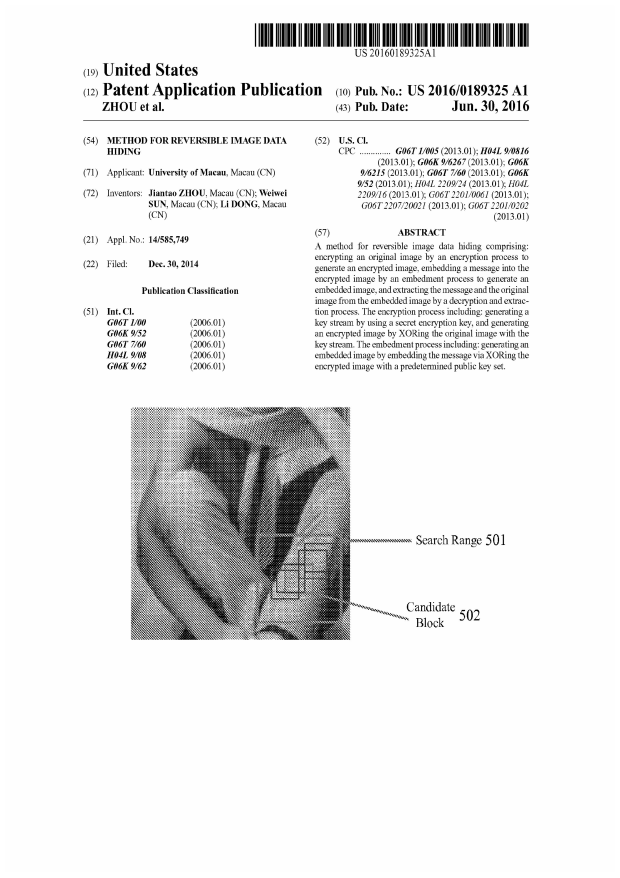
#> input picture AllData/certificate/美国专利证.png, 2480 x 3509 px, given as the content of the folder results/eval_watermark/ti_a×b/ti, which was not available (shown at 1/4 size)
$ python csr_watermark_test_batch.py
#> lines starting #> are read from the running program, lines starting #| are printed output that depends on the picture; after the words box and inside, x2 and y2 are one past the last pixel; in counts of white or black regions, pixels touching at a corner belong together; long printed decimals are rounded; pictures that were not available may be replaced by others from this repository, and a replacement may not be noted
### CSR/csr_watermark.py
"""
Camera Shooting Resilient (CSR) Watermarking Scheme for Underpainting Documents
Based on: Fang et al., IEEE TCSVT 2020

文字检测阈值应根据背景灰度动态调整，正确实现对角补偿方法以提高文字遮挡区域的提取准确率
"""

import numpy as np
import cv2
from scipy.fft import dct, idct
from typing import Tuple
import os


def dct2(block: np.ndarray) -> np.ndarray:
    """2D DCT"""
    return dct(dct(block.T, norm='ortho').T, norm='ortho')

def idct2(block: np.ndarray) -> np.ndarray:
    """2D IDCT"""
    return idct(idct(block.T, norm='ortho').T, norm='ortho')


class CSRWatermark:
    """
    Camera Shooting Resilient Watermark System
    """


    def __init__(self,
                 embedding_strength: float = 50.0,
                 block_size: int = 16,
                 watermark_rows: int = 16,
                 watermark_cols: int = 8,
                 underpainting_color: Tuple[int, int, int] = (199, 237, 204)):
        self.r = embedding_strength
        self.block_size = block_size
        self.a = watermark_rows
        self.b = watermark_cols
        self.c1_pos = (4, 5)
        self.c2_pos = (5, 4)
        self.underpainting_color = underpainting_color
        self.capacity = self.a * self.b
        self.unit_height = self.a * self.block_size
        self.unit_width = self.b * self.block_size

    def _embed_bit_in_block(self, block: np.ndarray, bit: int) -> np.ndarray:
        """Embed single bit using DCT coefficient exchange (Eq. 3)"""
        block_float = block.astype(np.float64)
        dct_block = dct2(block_float)

        if bit == 0:
            dct_block[self.c1_pos] = self.r
            dct_block[self.c2_pos] = -self.r
        else:
            dct_block[self.c1_pos] = -self.r
            dct_block[self.c2_pos] = self.r

        embedded_block = idct2(dct_block)
        return np.clip(embedded_block, 0, 255).astype(np.uint8)

    def _extract_bit_from_block(self, block: np.ndarray) -> int:
        """Extract single bit using DCT coefficient comparison (Eq. 24)"""
        if block.shape[0] != self.block_size or block.shape[1] != self.block_size:
            block = cv2.resize(block, (self.block_size, self.block_size),
                              interpolation=cv2.INTER_LINEAR)

        block_float = block.astype(np.float64)
        dct_block = dct2(block_float)

        C1 = dct_block[self.c1_pos]
        C2 = dct_block[self.c2_pos]

        return 0 if C1 >= C2 else 1

    def embed(self, watermark_bits: np.ndarray, add_noise: bool = False) -> Tuple[np.ndarray, np.ndarray]:
        """Embed watermark into underpainting"""
        bits = np.zeros(self.capacity, dtype=np.int8)
        length = min(len(watermark_bits), self.capacity)
        bits[:length] = watermark_bits[:length]

        W = bits.reshape((self.b, self.a)).T

        base_value = 180
        underpainting = np.ones((self.unit_height, self.unit_width), dtype=np.uint8) * base_value

        if add_noise:
            noise = np.random.normal(0, 2, underpainting.shape)
            underpainting = np.clip(underpainting.astype(np.float64) + noise, 0, 255).astype(np.uint8)

        for i in range(self.a):
            for j in range(self.b):
                y1, y2 = i * self.block_size, (i + 1) * self.block_size
                x1, x2 = j * self.block_size, (j + 1) * self.block_size

                block = underpainting[y1:y2, x1:x2].copy()
                embedded = self._embed_bit_in_block(block, W[i, j])
                underpainting[y1:y2, x1:x2] = embedded

        return underpainting, W

    # [23 lines left out: function extract, not called in this run]

    def apply_flip(self, underpainting: np.ndarray) -> np.ndarray:
        """Apply flip arrangement (Eq. 4)"""
        P = underpainting
        P_h = np.fliplr(P)
        P_v = np.flipud(P)
        P_hv = np.flipud(np.fliplr(P))

        top = np.hstack([P, P_h])
        bottom = np.hstack([P_v, P_hv])
        return np.vstack([top, bottom])

    # [5 lines left out: function extract_from_flipped, not called in this run]

    def colorize(self, gray_img: np.ndarray) -> np.ndarray:
        """Convert grayscale to colored"""
        if len(gray_img.shape) == 3:
            gray_img = cv2.cvtColor(gray_img, cv2.COLOR_BGR2GRAY)
        h, w = gray_img.shape
        colored = np.zeros((h, w, 3), dtype=np.uint8)

        for c in range(3):
            colored[:, :, c] = np.clip(
                gray_img.astype(np.float64) * self.underpainting_color[c] / 255,
                0, 255
            ).astype(np.uint8)

        return colored

    def apply_to_document(self,
                          document: np.ndarray,
                          watermark_bits: np.ndarray) -> Tuple[np.ndarray, np.ndarray, np.ndarray]:
        """Apply watermark to document"""
        h, w = document.shape[:2]

        underpainting, W = self.embed(watermark_bits, add_noise=False)
        flipped = self.apply_flip(underpainting)

        fh, fw = flipped.shape
        tiles_y = (h // fh) + 2
        tiles_x = (w // fw) + 2
        tiled = np.tile(flipped, (tiles_y, tiles_x))[:h, :w]

        colored_bg = self.colorize(tiled)

        if len(document.shape) == 3:
            doc_gray = cv2.cvtColor(document, cv2.COLOR_BGR2GRAY)
        else:
            doc_gray = document.copy()

        _, text_mask = cv2.threshold(doc_gray, 200, 255, cv2.THRESH_BINARY)

        result = colored_bg.copy()
        text_pixels = text_mask == 0
        result[text_pixels] = [0, 0, 0]

        return result, underpainting, W

    # [27 lines left out: function _diagonal_compensate, not called in this run]

    def extract_from_document(self,
                              document: np.ndarray,
                              avoid_text: bool = True) -> Tuple[np.ndarray, np.ndarray]:
        """
        从文档中提取水印，使用对角补偿处理文字区域

        论文 Section IV-E, Figure 14, Eq. 23
        """
        if len(document.shape) == 3:
            gray = cv2.cvtColor(document, cv2.COLOR_BGR2GRAY)
        else:
            gray = document.copy()

        h, w = gray.shape
        fh = self.unit_height * 2
        fw = self.unit_width * 2

        # 取第一个完整的翻转单元
        region = gray[:fh, :fw]
        watermark_region = region[:fh//2, :fw//2]

        if not avoid_text:
            return self.extract(watermark_region)

        # 关键：动态计算文字检测阈值
        # 背景是彩色底纹（灰度约140-160），文字是黑色（0）
        # 使用阈值 = 背景均值的一半
        bg_estimate = np.percentile(watermark_region, 75)  # 取75%分位数作为背景估计
        text_threshold = bg_estimate / 2

        _, text_mask = cv2.threshold(watermark_region, text_threshold, 255, cv2.THRESH_BINARY)

        W = np.zeros((self.a, self.b), dtype=np.int8)

        for i in range(self.a):
            for j in range(self.b):
                y1, y2 = i * self.block_size, (i + 1) * self.block_size
                x1, x2 = j * self.block_size, (j + 1) * self.block_size

                block = watermark_region[y1:y2, x1:x2]
                mask = text_mask[y1:y2, x1:x2]

                text_ratio = np.sum(mask < 128) / mask.size

                if text_ratio > 0.05:  # 超过5%是文字，需要补偿
                    compensated = self._diagonal_compensate(block, mask)
                    W[i, j] = self._extract_bit_from_block(compensated)
                else:
                    W[i, j] = self._extract_bit_from_block(block)

        bits = W.T.flatten()
        return bits, W


def message_to_bits(message: str) -> np.ndarray:
    """Convert string to binary array"""
    bits = []
    for char in message:
        bits.extend([int(b) for b in format(ord(char), '08b')])
    return np.array(bits, dtype=np.int8)


def bits_to_message(bits: np.ndarray) -> str:
    """Convert binary array to string"""
    chars = []
    for i in range(0, len(bits) - 7, 8):
        byte = bits[i:i+8]
        char_code = int(''.join(map(str, byte)), 2)
        if 32 <= char_code <= 126:
            chars.append(chr(char_code))
    return ''.join(chars)


def compute_ber(original: np.ndarray, extracted: np.ndarray) -> Tuple[float, int]:
    """Compute Bit Error Rate"""
    min_len = min(len(original), len(extracted))
    if min_len == 0:
        return 1.0, min_len
    errors = np.sum(original[:min_len] != extracted[:min_len])
    return errors / min_len, int(errors)


# [71 lines left out: function run_tests, not called in this run]


# [2 lines that do not run on import are left out]

### CSR/csr_watermark_test_batch.py
"""
Batch CSR watermarking and extraction for text images using
"Test 4: document (with diagonal compensation)" workflow.
"""

import argparse
import csv
import os
from typing import List, Tuple

import cv2
import numpy as np

from csr_watermark import CSRWatermark, bits_to_message, compute_ber, message_to_bits


def collect_images(input_dir: str) -> List[str]:
    exts = (".png", ".jpg", ".jpeg", ".bmp", ".tif", ".tiff")
    files = []
    for name in os.listdir(input_dir):
        if name.lower().endswith(exts):
            files.append(os.path.join(input_dir, name))
    files.sort()
    return files


def ensure_dir(path: str) -> None:
    os.makedirs(path, exist_ok=True)


def build_payload_bits(message: str, capacity: int) -> np.ndarray:
    bits = message_to_bits(message)
    if len(bits) < capacity:
        bits = np.concatenate([bits, np.zeros(capacity - len(bits), dtype=np.int8)])
    else:
        bits = bits[:capacity]
    return bits


def run_batch(
    input_dir: str,
    output_dir: str,
    message: str,
    embedding_strength: float,
    save_extracted_preview: bool,
) -> Tuple[int, float, float]:
    csrw = CSRWatermark(embedding_strength=embedding_strength)
    original_bits = build_payload_bits(message, csrw.capacity)

    watermarked_dir = os.path.join(output_dir, "watermarked")
    preview_dir = os.path.join(output_dir, "extracted_preview")
    ensure_dir(output_dir)
    ensure_dir(watermarked_dir)
    if save_extracted_preview:
        ensure_dir(preview_dir)

    image_paths = collect_images(input_dir)
    if not image_paths:
        raise FileNotFoundError(f"No images found in: {input_dir}")

    csv_path = os.path.join(output_dir, "extract_report.csv")
    total_errors = 0
    total_bits = 0
    accuracy_list = []

    with open(csv_path, "w", newline="", encoding="utf-8") as f:
        writer = csv.writer(f)
        writer.writerow([
            "image",
            "bit_errors",
            "bit_length",
            "ber",
            "accuracy_percent",
            "decoded_message",
        ])

        for idx, image_path in enumerate(image_paths, start=1):
            image_name = os.path.basename(image_path)
            image = cv2.imread(image_path)
            if image is None:
                print(f"[{idx}/{len(image_paths)}] Skip unreadable image: {image_name}")
                continue

            # Test 4 workflow: apply watermark to document and extract with diagonal compensation.
            watermarked_doc, _, _ = csrw.apply_to_document(image, original_bits)

            watermarked_path = os.path.join(watermarked_dir, image_name)
            cv2.imwrite(watermarked_path, watermarked_doc)

            loaded_doc = cv2.imread(watermarked_path)
            extracted_bits, _ = csrw.extract_from_document(loaded_doc, avoid_text=True)

            ber, errors = compute_ber(original_bits, extracted_bits)
            decoded = bits_to_message(extracted_bits)
            valid_len = min(len(original_bits), len(extracted_bits))
            accuracy = (1.0 - ber) * 100.0 if valid_len > 0 else 0.0

            total_errors += errors
            total_bits += valid_len
            accuracy_list.append(accuracy)

            if save_extracted_preview:
                # Save the resized extraction area for quick inspection.
                gray = cv2.cvtColor(loaded_doc, cv2.COLOR_BGR2GRAY)
                fh = csrw.unit_height * 2
                fw = csrw.unit_width * 2
                region = gray[:fh, :fw]
                preview = region[: fh // 2, : fw // 2]
                cv2.imwrite(os.path.join(preview_dir, image_name), preview)

            writer.writerow([
                image_name,
                errors,
                valid_len,
                f"{ber:.6f}",
                f"{accuracy:.2f}",
                decoded,
            ])

            print(
                f"[{idx}/{len(image_paths)}] {image_name}: errors={errors}/{valid_len}, "
                f"BER={ber:.6f}, acc={accuracy:.2f}%"
            )

    avg_ber = (total_errors / total_bits) if total_bits > 0 else 1.0
    avg_acc = (sum(accuracy_list) / len(accuracy_list)) if accuracy_list else 0.0

    print("\nBatch finished")
    print(f"Input dir: {input_dir}")
    print(f"Output dir: {output_dir}")
    print(f"Processed images: {len(accuracy_list)} / {len(image_paths)}")
    print(f"Total errors: {total_errors} / {total_bits}")
    print(f"Average BER: {avg_ber:.6f}")
    print(f"Average Accuracy: {avg_acc:.2f}%")
    print(f"CSV report: {csv_path}")

    return len(accuracy_list), avg_ber, avg_acc


def parse_args() -> argparse.Namespace:
    parser = argparse.ArgumentParser(
        description="Batch CSR watermarking/extraction for ti_a×b/ti using Test 4 method."
    )
    parser.add_argument(
        "--input-dir",
        default="results/eval_watermark/ti_a×b/ti",
        help="Input folder containing text images.",
    )
    parser.add_argument(
        "--output-dir",
        default="results/eval_watermark/ti_a×b/ti_csr",
        help="Output folder for watermarked images and extraction report.",
    )
    parser.add_argument(
        "--message",
        default="3354421163338888",
        help="Watermark message string.",
    )
    parser.add_argument(
        "--embedding-strength",
        type=float,
        default=30.0,
        help="DCT embedding strength r.",
    )
    parser.add_argument(
        "--save-extracted-preview",
        action="store_true",
        help="Whether to save extracted watermark region previews.",
    )
    return parser.parse_args()


def main() -> None:
    args = parse_args()
    run_batch(
        input_dir=args.input_dir,
        output_dir=args.output_dir,
        message=args.message,
        embedding_strength=args.embedding_strength,
        save_extracted_preview=args.save_extracted_preview,
    )
#> in run_batch, image is the input picture: shape (3509, 2480, 3); min 0, max 255, mean 234.1
#> in apply_to_document, `tiled = np.tile(flipped, (tiles_y, tiles_x))[:h, :w]`:
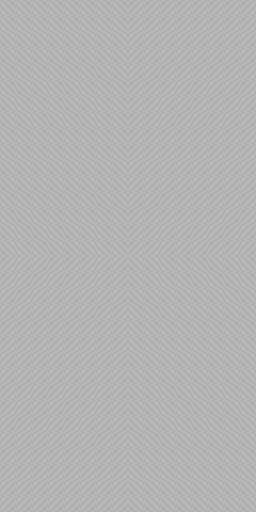
#> flipped: shape (512, 256); min 173, max 186, mean 179.5
#> after the loop in colorize, `for c in range(3):`:
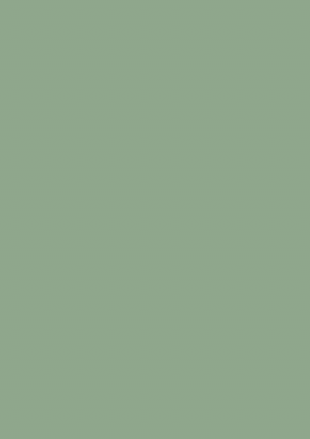
#> colored: shape (3509, 2480, 3) (shown at 1/8 size); mean of channels 0, 1, 2 139.7, 166.5, 143.2; drawn as B, G, R
#> in apply_to_document, `colored_bg = self.colorize(tiled)`:
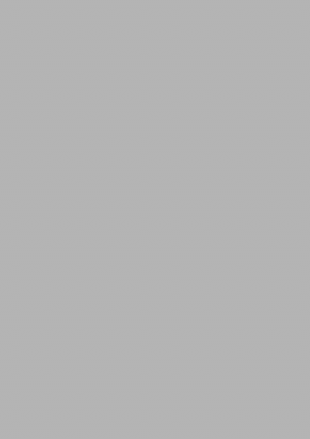
#> tiled: shape (3509, 2480) (shown at 1/8 size); min 173, max 186, mean 179.5
#> in apply_to_document, `_, text_mask = cv2.threshold(doc_gray, 200, 255, cv2.THRESH_BINARY)`:
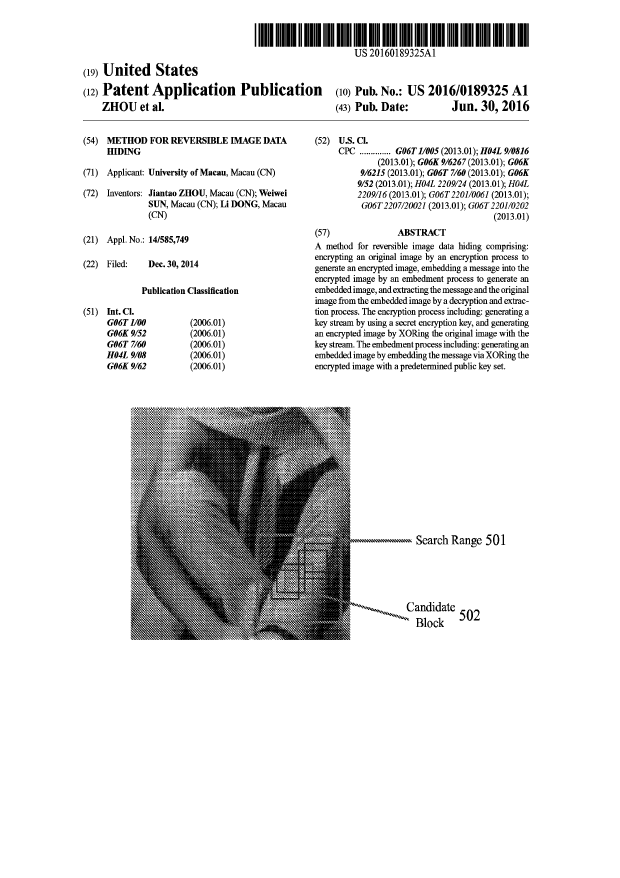
#> text_mask: shape (3509, 2480) (shown at 1/4 size); 90.2% white; 3169 black regions (1215 under 20 px), largest, box (x1, y1, x2, y2) and area: (523, 1627, 1427, 2560) 437469, (523, 2405, 664, 2560) 5918, (332, 481, 2116, 484) 3570
#> in apply_to_document, `text_pixels = text_mask == 0`:
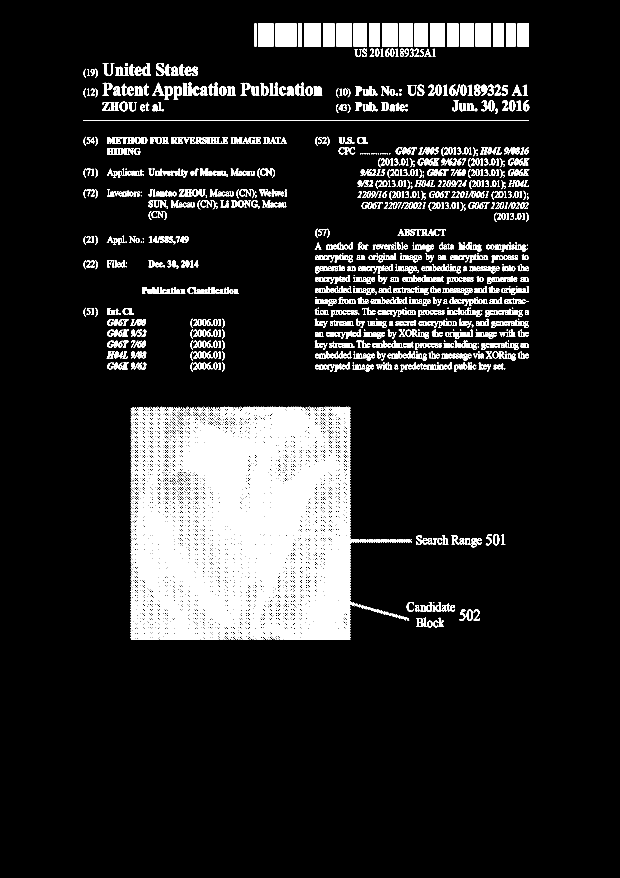
#> text_pixels: shape (3509, 2480) bool (shown at 1/4 size); 9.8% white; 3169 white regions (1215 under 20 px), largest, box (x1, y1, x2, y2) and area: (523, 1627, 1427, 2560) 437469, (523, 2405, 664, 2560) 5918, (332, 481, 2116, 484) 3570
#> in apply_to_document, `result[text_pixels] = [0, 0, 0]`:
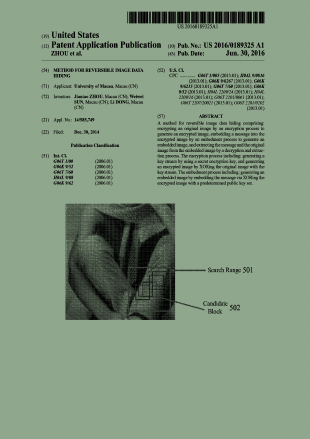
#> result: shape (3509, 2480, 3) (shown at 1/8 size); mean of channels 0, 1, 2 125.9, 150.1, 129.1; drawn as B, G, R
#> in extract_from_document, `region = gray[:fh, :fw]`:
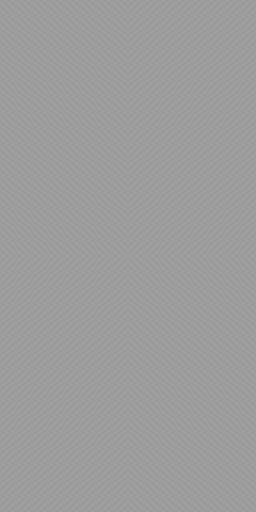
#> region: shape (512, 256); min 151, max 162, mean 156.5
#> in extract_from_document, `bg_estimate = np.percentile(watermark_region, 75)`: bg_estimate = 158.2
#> in extract_from_document, `text_threshold = bg_estimate / 2`: text_threshold = 79.12
#> in extract_from_document, `bits = W.T.flatten()`: bits = 128 values, max 1 at index 2, min 0 at index 0, mean 0.43
#> in run_batch, `extracted_bits, _ = csrw.extract_from_document(loaded_doc, avoid_text=..`: extracted_bits has the same summary as bits in extract_from_document
#> in compute_ber, `min_len = min(len(original), len(extracted))`: min_len = 128
#> in compute_ber, `errors = np.sum(original[:min_len] != extracted[:min_len])`: errors = 0
#> the loop in bits_to_message, `for i in range(0, len(bits) - 7, 8):` made 16 passes
#> (i, byte) on passes 2 to 9: (8, [0, 0, 1, 1, 0, 0, 1, 1]), (16, [0, 0, 1, 1, 0, 1, 0, 1]), (24, [0, 0, 1, 1, 0, 1, 0, 0]), (32, [0, 0, 1, 1, 0, 1, 0, 0]), (40, [0, 0, 1, 1, 0, 0, 1, 0]), (48, [0, 0, 1, 1, 0, 0, 0, 1]), (56, [0, 0, 1, 1, 0, 0, 0, 1]), (64, [0, 0, 1, 1, 0, 1, 1, 0])
#> after the loop in bits_to_message, `for i in range(0, len(bits) - 7, 8):`: chars = ['3', '3', '5', '4', '4', '2', '1', '1', '6', '3', '3', '3', '8', '8', '8', '8']
#> in run_batch, `decoded = bits_to_message(extracted_bits)`: decoded = '3354421163338888'
#> in run_batch, `valid_len = min(len(original_bits), len(extracted_bits))`: valid_len = 128
#> in run_batch, `accuracy = (1.0 - ber) * 100.0 if valid_len > 0 else 0.0`: accuracy = 100
#> in run_batch, `total_errors += errors`: total_errors = 0
#> in run_batch, `total_bits += valid_len`: total_bits = 128
#| [1/1] 美国专利证.png: errors=0/128, BER=0, acc=100.00%
#> in run_batch, `avg_ber = (total_errors / total_bits) if total_bits > 0 else 1.0`: avg_ber = 0
#> in run_batch, `avg_acc = (sum(accuracy_list) / len(accuracy_list)) if accuracy_list e..`: avg_acc = 100
#| Processed images: 1 / 1
#| Total errors: 0 / 128
#| Average BER: 0
#| Average Accuracy: 100.00%


if __name__ == "__main__":
    main()
